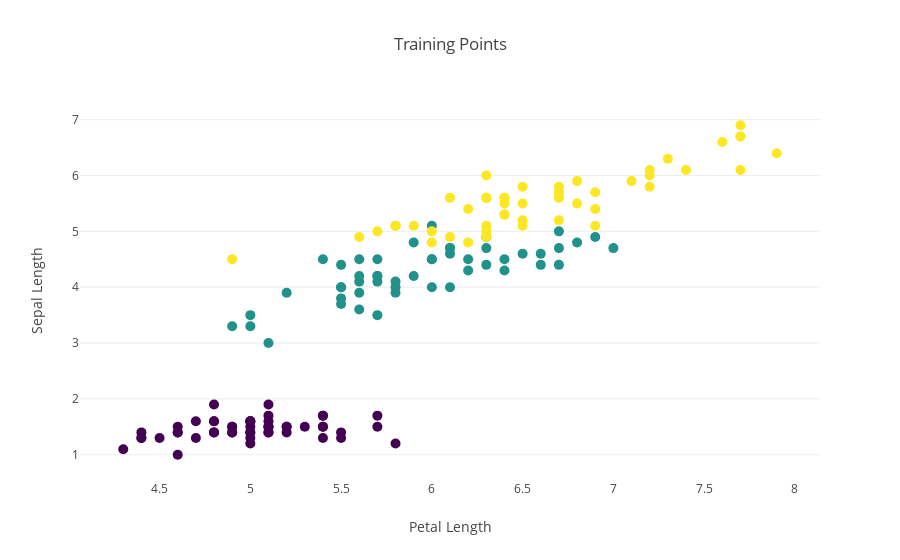

The notebook cell this image was saved under:
### Markdown cell above
## [Plotly](https://plot.ly/python/)

_"Plotly's Python graphing library makes interactive, publication-quality graphs online"_

### Code cell
from plotly.offline import download_plotlyjs, init_notebook_mode, plot, iplot
import plotly.graph_objs as go
init_notebook_mode(connected=True)

# Create a trace
trace = go.Scatter(
    x=iris_pd['Petal Length'], 
    y=iris_pd['Sepal Length'],
    mode = 'markers',
    marker=dict(color=iris_pd['color'],
                size=10,
                colorscale='Viridis',
                showscale=False))

layout = go.Layout(title='Training Points',
                   xaxis=dict(title='Petal Length',
                            showgrid=False),
                   yaxis=dict(title='Sepal Length',
                            showgrid=True))
 
fig = go.Figure(data=[trace], layout=layout)
iplot(fig)

### Figure 1 — Plotly figure (JSON) as saved in the notebook; plotly's stock layout.template omitted (floating-point values rounded to 4 significant figures; data arrays with more than 128 entries replaced by an {"elided": "..."} marker saying what was removed)
{"data": [{"marker": {"color": {"elided": "150 int values"}, "colorscale": "Viridis", "showscale": false, "size": 10}, "mode": "markers", "type": "scatter", "uid": "08684885-13be-465e-966d-96735558040c", "x": {"elided": "150 float values"}, "y": {"elided": "150 float values"}}], "layout": {"title": {"text": "Training Points"}, "xaxis": {"showgrid": false, "title": {"text": "Petal Length"}}, "yaxis": {"showgrid": true, "title": {"text": "Sepal Length"}}}}
